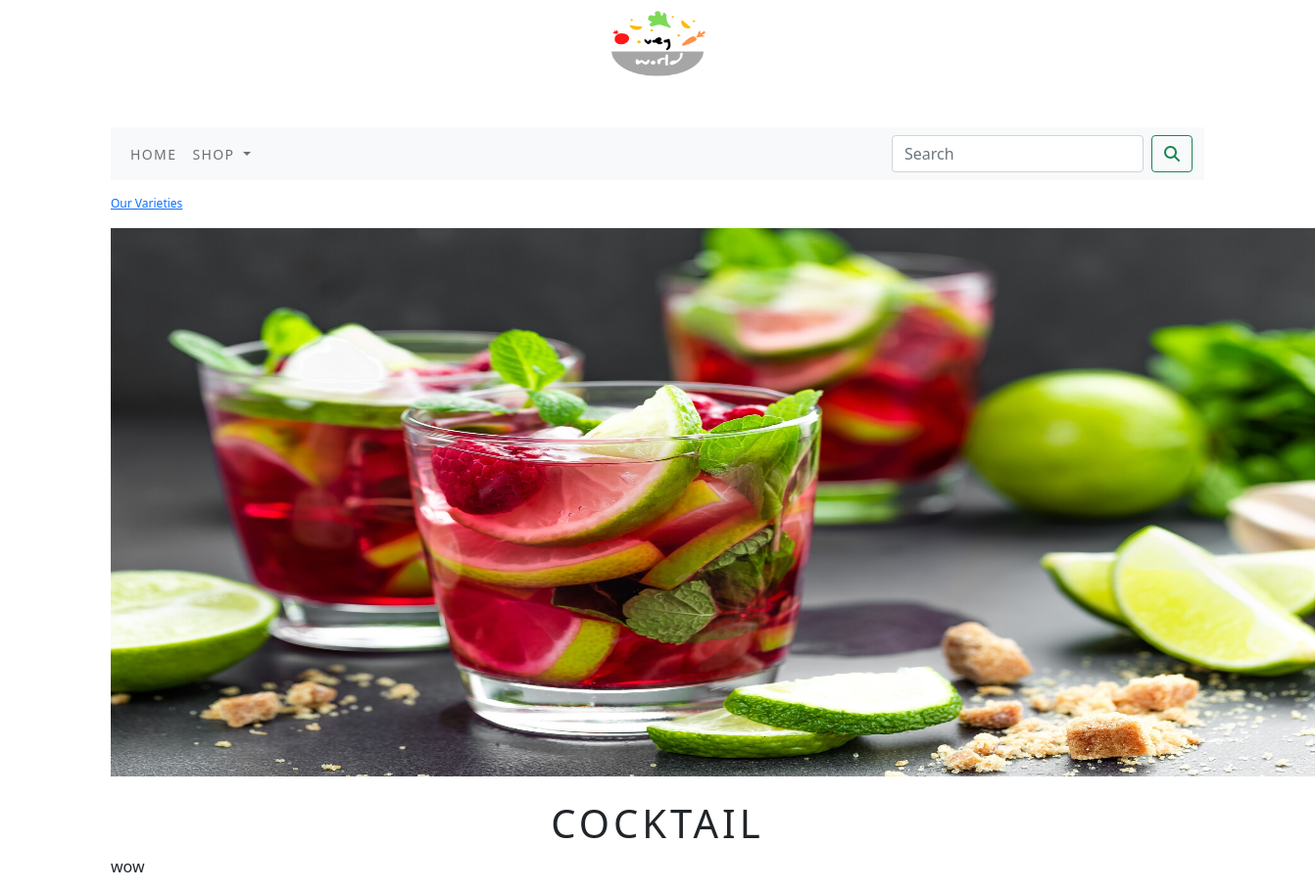
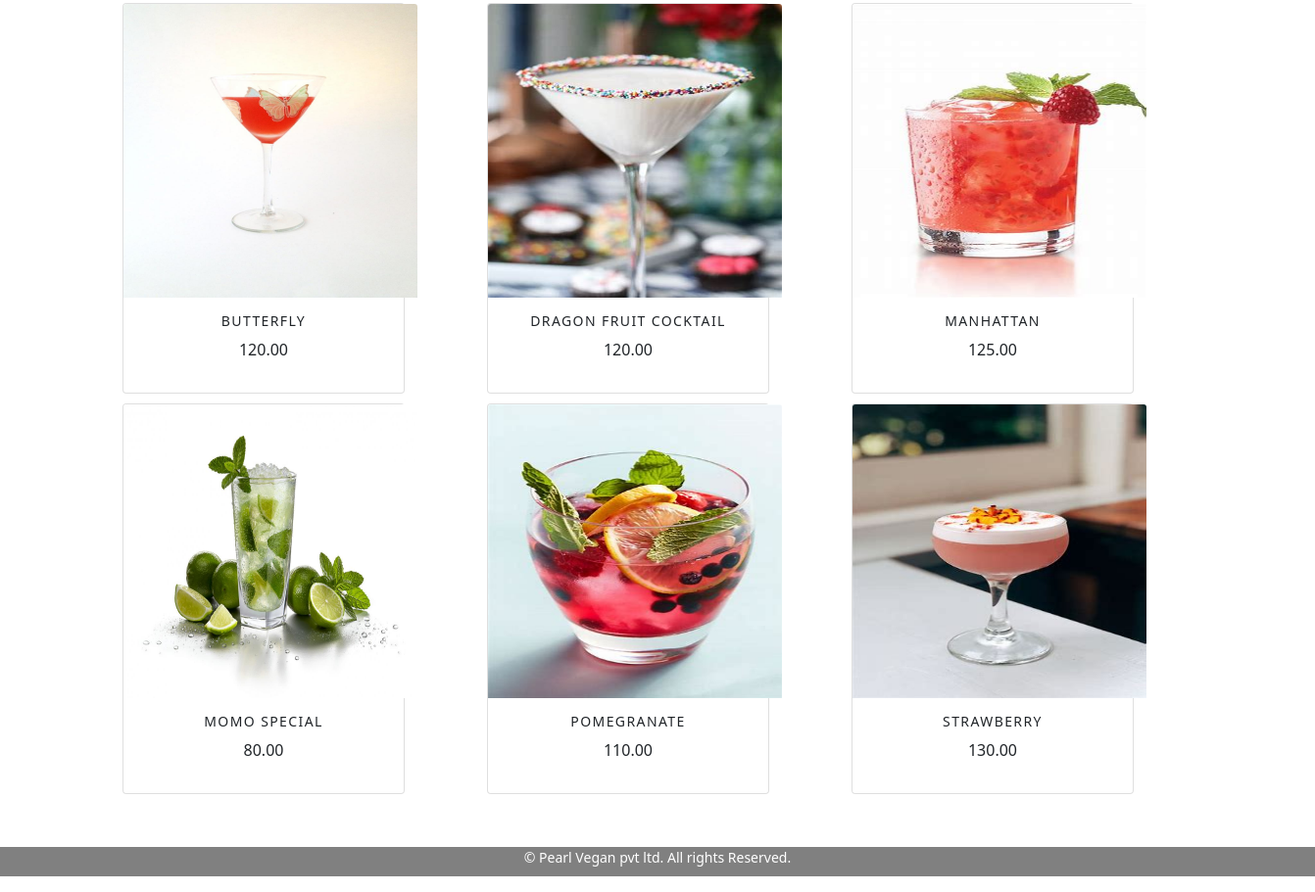
Page /shop/cocktail/ on the committed database (2 pictures, top to bottom).
### shop/models.py (models this page shows, shortened)
class Category(models.Model):
    name=models.CharField(max_length=250, unique=True)
    slug=models.SlugField(max_length=250, unique=True)
    desc=models.TextField(blank=True)
    image=models.ImageField(upload_to='category/', blank=True, null=True)
    class Meta:
        ordering=('name',)
        verbose_name='category'
        verbose_name_plural='categories'
    def get_url(self):
        return reverse('shop:Prod_by_category', args=[self.slug])

class Product(models.Model):
    name = models.CharField(max_length=250, unique=True)
    slug = models.SlugField(max_length=250, unique=True)
    desc = models.TextField(blank=True)
    price = models.DecimalField(max_digits=10, decimal_places=2)
    category = models.ForeignKey(Category, on_delete=models.CASCADE)
    image = models.ImageField(upload_to='product/', blank=True, null=True)
    stock = models.IntegerField()
    available = models.BooleanField(default=True)
    created = models.DateTimeField(auto_now_add=True)
    updated = models.DateTimeField(auto_now=True)
    def get_url(self):
        return reverse('shop:ProdCatDetail', args=[self.category.slug, self.slug])
    class Meta:
        ordering=('name',)
        verbose_name = 'product'
        verbose_name_plural = 'products'

### shop/views.py (the view)
# urls.py: path('',views.AllProdCat,name='AllProdCat'),
def AllProdCat(request, c_slug=None):
    c_page=None
    products_list=None
    if c_slug!=None:
        c_page= get_object_or_404(Category,slug=c_slug)
        products_list=Product.objects.all().filter(category=c_page, available=True)
    else:
        products_list=Product.objects.all().filter(available=True)
    paginator=Paginator(products_list, 6)
    try:
        page=int(request.GET.get('page', '1'))
    except:
        page=1
    try:
        products=paginator.page(page)
    except (EmptyPage, InvalidPage):
        products=paginator.page(paginator.num_pages)
    return render(request, "category.html", {'category': c_page, 'products': products})

### cart/context_processors.py (called while the page is built)
def counter(request):
    item_count = 0
    if 'admin' in request.path:
        return {}
    else:
        try:
            cart = Cart.objects.filter(cart_id=_cart_id(request))
            cart_items = CartItem.objects.all().filter(cart=cart[:1])
            for cart_item in cart_items:
                item_count +=cart_item.quantity
        except Cart.DoesNotExist:
            item_count = 0
    return dict(item_count=item_count)

### cart/views.py (called while the page is built)
def _cart_id(request):
    cart = request.session.session_key
    if not cart:
        cart = request.session.create()
    return cart

### shop/context_processors.py (called while the page is built)
def menu_links(request):
    links=Category.objects.all()
    return dict(links=links)

### templates/category.html (shortened to what this page needs)
{% extends 'base.html' %}
{% load static %}
{% block content %}
  {% if category %}
    <div>
      <div class="row my_row_class">
          <div class="mx_auto">
              <p><a href="{% url 'shop:AllProdCat' %}">Our Varieties</a></p>
      </div>
          </div>
    </div>
  {% endif %}
  <div class="mx_auto">
    {% if category %}
    <img class="my_image" style="width:1290px; height:560px;" src="{{category.image.url}}" alt="{{category.name}}" >
  </div>
<br>
<div>
    <h1 class="text-center my_title">{{category.name}}</h1>
    <p class="text-justify">{{category.desc}}</p>
</div>
     {% endif %}
<div class="container">
  <div class="row mx_auto">
    {% for product in products.object_list %}
    <div class="my_bottom_margin col-9 col-sm-12 col-md-4 col-lg-4">
      <div class="card text-center" style="width:18rem;">
        <a href="{{product.get_url}}"><img class="card-img-top my_image" src="{{product.image.url}}" alt="{{product.name}}" style="width:300px; height:300px;"></a>
      <div class="card-body">
        <h4>{{product.name}}</h4>
        <p>{{product.price}}</p>
      </div>
      </div>
    </div>
    {% endfor %}
  </div>
    <br>
</div>
{% endblock %}

### static/css/custom.css (style rules this page uses)
.my_row_class { padding-top: 15px; }
.my_row_class .mx_auto { color: black; font-size: 12px; }
.my_image { width: 100%; height: auto; }
.my_title { font-size:10 px; text-transform: uppercase; letter-spacing: .1em; }
.my_bottom_margin { margin-bottom: 10px; }
.card-body h4 { font-size: 14px; text-transform: uppercase; letter-spacing: .1em; }

### rows in the picture
Category: image (picture), name "COCKTAIL", desc "wow"
Product: image (picture), name "BUTTERFLY", price "120.00"
Product: image (picture), name "DRAGON FRUIT COCKTAIL", price "120.00"
Product: image (picture), name "MANHATTAN", price "125.00"
Product: image (picture), name "MOMO SPECIAL", price "80.00"
Product: image (picture), name "POMEGRANATE", price "110.00"
Product: image (picture), name "STRAWBERRY", price "130.00"
